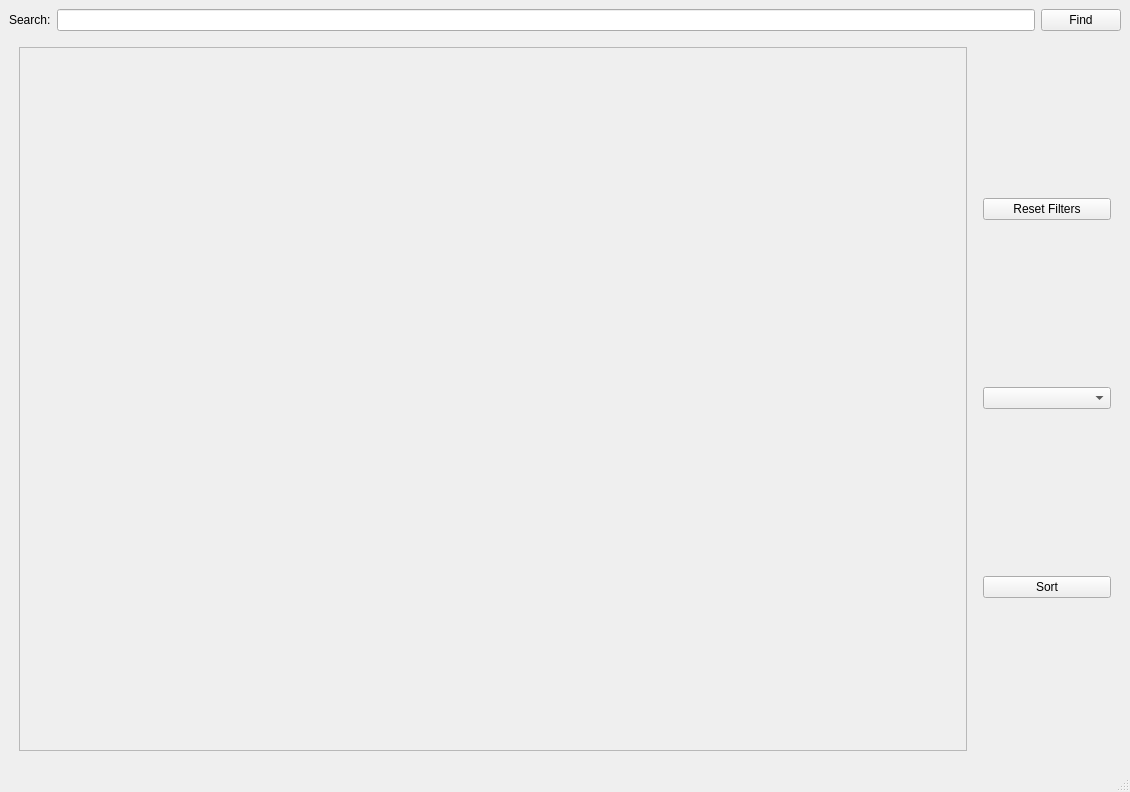
<?xml version="1.0" encoding="UTF-8"?>
<ui version="4.0">
 <class>MainWindow</class>
 <widget class="QMainWindow" name="MainWindow">
  <property name="geometry">
   <rect>
    <x>0</x>
    <y>0</y>
    <width>1130</width>
    <height>792</height>
   </rect>
  </property>
  <property name="windowTitle">
   <string>MainWindow</string>
  </property>
  <widget class="QWidget" name="centralwidget">
   <layout class="QGridLayout" name="gridLayout_2">
    <item row="0" column="0">
     <layout class="QGridLayout" name="gridLayout" rowstretch="1,7" columnstretch="0">
      <property name="topMargin">
       <number>0</number>
      </property>
      <item row="1" column="0">
       <layout class="QGridLayout" name="gridLayout_3" columnstretch="7,1">
        <item row="0" column="1">
         <layout class="QVBoxLayout" name="verticalLayout_4">
          <property name="rightMargin">
           <number>10</number>
          </property>
          <item>
           <widget class="QPushButton" name="filter_reset_button">
            <property name="text">
             <string>Reset Filters</string>
            </property>
           </widget>
          </item>
          <item>
           <widget class="QComboBox" name="sorting_combo_box"/>
          </item>
          <item>
           <widget class="QPushButton" name="apply_sorting">
            <property name="text">
             <string>Sort</string>
            </property>
           </widget>
          </item>
         </layout>
        </item>
        <item row="0" column="0">
         <layout class="QVBoxLayout" name="podcasts_container">
          <property name="spacing">
           <number>5</number>
          </property>
          <property name="leftMargin">
           <number>10</number>
          </property>
          <property name="topMargin">
           <number>10</number>
          </property>
          <property name="rightMargin">
           <number>10</number>
          </property>
          <property name="bottomMargin">
           <number>10</number>
          </property>
          <item>
           <widget class="QScrollArea" name="scrollArea">
            <property name="widgetResizable">
             <bool>true</bool>
            </property>
            <widget class="QWidget" name="scrollAreaWidgetContents_2">
             <property name="geometry">
              <rect>
               <x>0</x>
               <y>0</y>
               <width>942</width>
               <height>602</height>
              </rect>
             </property>
             <layout class="QVBoxLayout" name="verticalLayout"/>
            </widget>
           </widget>
          </item>
         </layout>
        </item>
       </layout>
      </item>
      <item row="0" column="0">
       <layout class="QHBoxLayout" name="horizontalLayout_12">
        <item>
         <widget class="QLabel" name="label_8">
          <property name="text">
           <string>Search:</string>
          </property>
         </widget>
        </item>
        <item>
         <widget class="QLineEdit" name="search_line"/>
        </item>
        <item>
         <widget class="QPushButton" name="searchButton">
          <property name="text">
           <string>Find</string>
          </property>
         </widget>
        </item>
       </layout>
      </item>
     </layout>
    </item>
   </layout>
  </widget>
  <widget class="QMenuBar" name="menubar">
   <property name="geometry">
    <rect>
     <x>0</x>
     <y>0</y>
     <width>1130</width>
     <height>26</height>
    </rect>
   </property>
  </widget>
  <widget class="QStatusBar" name="statusbar"/>
 </widget>
 <resources/>
 <connections/>
</ui>
